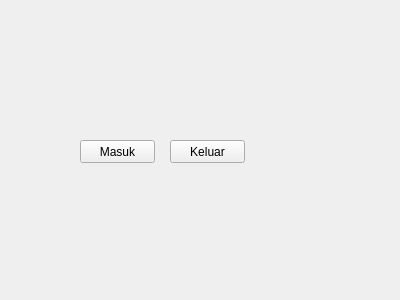
<?xml version="1.0" encoding="UTF-8"?>
<ui version="4.0">
 <class>Form</class>
 <widget class="QWidget" name="Form">
  <property name="geometry">
   <rect>
    <x>0</x>
    <y>0</y>
    <width>400</width>
    <height>300</height>
   </rect>
  </property>
  <property name="windowTitle">
   <string>Form</string>
  </property>
  <widget class="QPushButton" name="pushButton">
   <property name="geometry">
    <rect>
     <x>80</x>
     <y>140</y>
     <width>75</width>
     <height>23</height>
    </rect>
   </property>
   <property name="text">
    <string>Masuk</string>
   </property>
  </widget>
  <widget class="QPushButton" name="pushButton_2">
   <property name="geometry">
    <rect>
     <x>170</x>
     <y>140</y>
     <width>75</width>
     <height>23</height>
    </rect>
   </property>
   <property name="text">
    <string>Keluar</string>
   </property>
  </widget>
 </widget>
 <resources/>
 <connections/>
</ui>
